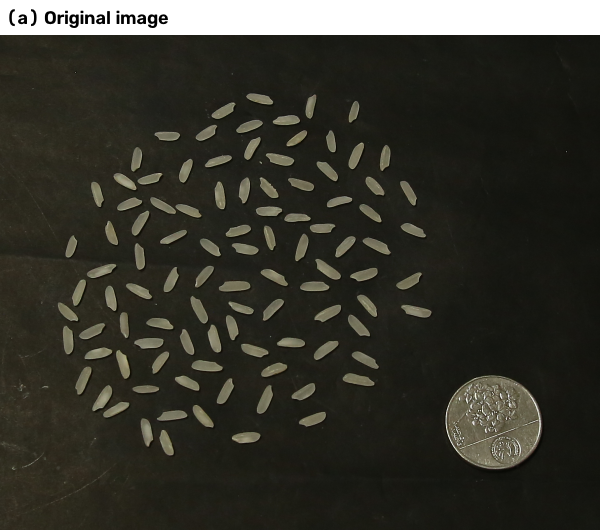
#> input picture figures/345A8883/a_original.png, 1200 x 1059 px (shown at 1/2 size)
$ python make_figure.py --photo figures/345A8883/a_original.png
#> lines starting #> are read from the running program, lines starting #| are printed output that depends on the picture; after the words box and inside, x2 and y2 are one past the last pixel; in counts of white or black regions, pixels touching at a corner belong together
#> (reads grains/seg_params.json from the repository)
### segment_grains.py
# segment_grains.py
#
# Segments every JPG in DATASET/<class>/ into individual rice-grain crops and
# writes them in the ImageFolder layout train.py expects:
#   grains/train/<class>/<photo>_gNNN.png
#   grains/val/<class>/<photo>_gNNN.png
#   grains/test/<class>/<photo>_gNNN.png
#   grains/seg_params.json             (settings, reused by test_photos.py)
#   grains/grains.csv                  (per-grain measurements + split)
#   grains/debug/<class>/<photo>.jpg   (overlay of what was kept / rejected)
#
# The train/val/test split (default 70/15/15) is done by SOURCE PHOTO, not by
# grain, so grains from one photo never appear in two sets (otherwise val/test
# accuracy is inflated).
#
# Crops are fixed-size squares centred on each grain at a common mm-per-pixel
# scale (using the coin), so grain size and shape are preserved after the
# Resize((224, 224)) in train.py. Pixels outside the grain are set to black,
# which removes neighbouring grains and cloth texture from each crop.
#
# Usage:
#   .venv/bin/python segment_grains.py
#   .venv/bin/python segment_grains.py --val-frac 0.15 --test-frac 0.15

import argparse
import csv
import glob
import json
import os
import random
import re

import cv2
import numpy as np


# ---------------------------------------------------------------
# Foreground mask: flatten uneven lighting, then threshold
# ---------------------------------------------------------------
def foreground_mask(gray, scale, steps=None):
    """steps: optional dict, filled with the intermediate images (used by
    make_figure.py to illustrate the pipeline)."""
    # Background estimate from a large median blur (window >> coin size),
    # computed at 1/8 resolution for speed then upsampled
    tiny = cv2.resize(gray, None, fx=0.125 / scale, fy=0.125 / scale,
                      interpolation=cv2.INTER_AREA)
    bg = cv2.medianBlur(tiny, 81)
    bg = cv2.resize(bg, (gray.shape[1], gray.shape[0]),
                    interpolation=cv2.INTER_LINEAR)
    diff = cv2.subtract(gray, bg)
    diff = cv2.GaussianBlur(diff, (5, 5), 0)
    t, _ = cv2.threshold(diff, 0, 255, cv2.THRESH_BINARY + cv2.THRESH_OTSU)
    t = max(t, 25)  # never go below this: keeps faint chalk/scratches out
    _, m = cv2.threshold(diff, t, 255, cv2.THRESH_BINARY)
    m = cv2.morphologyEx(m, cv2.MORPH_OPEN, np.ones((3, 3), np.uint8))
    m = cv2.morphologyEx(m, cv2.MORPH_CLOSE, np.ones((5, 5), np.uint8))
    # fill holes (bright grains sometimes have darker centres)
    cnts, _ = cv2.findContours(m, cv2.RETR_EXTERNAL, cv2.CHAIN_APPROX_SIMPLE)
    filled = np.zeros_like(m)
    cv2.drawContours(filled, cnts, -1, 255, -1)
    if steps is not None:
        steps.update(gray=gray, background=bg, corrected=diff, threshold=t,
                     binary=filled)
    return filled


def detect_coin(cnts):
    """Coin = the most circular large contour. Returns (cx, cy, r).

    Uses 4*pi*A/P^2 (perimeter-based), which is ~0.9 for the smooth coin edge
    but low for round piles of rice, whose outlines are jagged.
    """
    best = None
    for c in cnts:
        a = cv2.contourArea(c)
        if a < 2000:
            continue
        (cx, cy), r = cv2.minEnclosingCircle(c)
        fill = a / (np.pi * r * r)
        circ = 4 * np.pi * a / cv2.arcLength(c, True) ** 2
        if fill > 0.75 and circ > 0.7 and (best is None or circ > best[3]):
            best = (cx, cy, r, circ)
    return None if best is None else best[:3]


# ---------------------------------------------------------------
# Process one photo
# ---------------------------------------------------------------
def process_photo(path, args, lim, work_scale=0.5):
#> called with path = 'figures/345A8883/a_original.png', work_scale = 0.5
    img = cv2.imread(path)
#> img is the input picture: shape (1059, 1200, 3); mean B, G, R 44.2, 52.6, 53.3
    if img is None:
        return None, "unreadable"
    return process_image(img, args, lim, work_scale)


def process_image(img, args, lim, work_scale=0.5, px_per_mm=None):
    """Segment a BGR image. px_per_mm: fixed scale from a calibrated rig;
    when given, the coin is optional (still excluded if it is in view)."""
#> called with work_scale = 0.5
    H, W = img.shape[:2]
#> H = 1059; W = 1200

    small = cv2.resize(img, None, fx=work_scale, fy=work_scale,
                       interpolation=cv2.INTER_AREA)
    gray = cv2.cvtColor(small, cv2.COLOR_BGR2GRAY)
    mask_s = foreground_mask(gray, work_scale)
#> in foreground_mask, `diff = cv2.subtract(gray, bg)`:
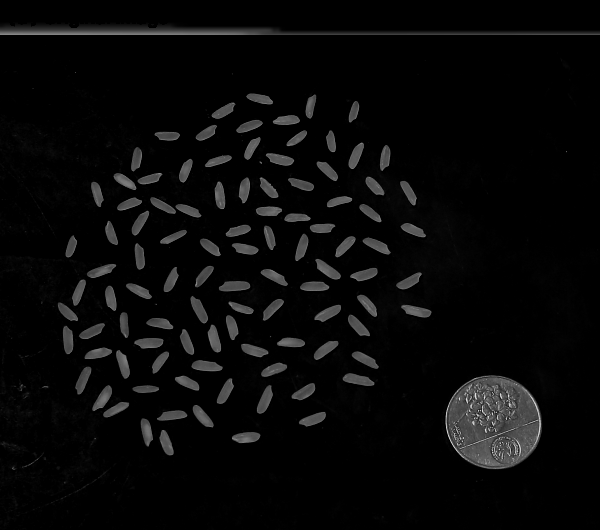
#> diff: shape (530, 600); min 0, max 228, mean 8.9
#> in foreground_mask, `t, _ = cv2.threshold(diff, 0, 255, cv2.THRESH_BINARY + cv2.THRESH_OTSU)`: t = 39
#> in foreground_mask, `_, m = cv2.threshold(diff, t, 255, cv2.THRESH_BINARY)`: m: shape (530, 600); 9.7% white; 102 white regions, largest, box (x1, y1, x2, y2) and area: (445, 375, 542, 469) 7225, (0, 28, 600, 36) 2326, (219, 281, 250, 292) 266
#> in foreground_mask, `m = cv2.morphologyEx(m, cv2.MORPH_OPEN, np.ones((3, 3), np.uint8))`:
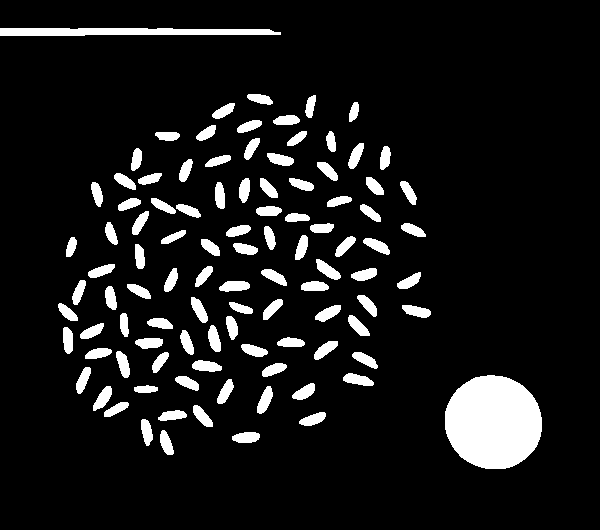
#> m: shape (530, 600); 9.5% white; 102 white regions, largest, box (x1, y1, x2, y2) and area: (445, 375, 542, 469) 7225, (0, 28, 281, 36) 1900, (219, 281, 250, 292) 266
#> in foreground_mask, `m = cv2.morphologyEx(m, cv2.MORPH_CLOSE, np.ones((5, 5), np.uint8))`: m: shape (530, 600); 9.6% white; 98 white regions
#> in foreground_mask, `cnts, _ = cv2.findContours(m, cv2.RETR_EXTERNAL, cv2.CHAIN_APPROX_SIMP..`: cnts = 98 contours; largest, box (x1, y1, x2, y2) and area: (445, 375, 542, 469) 7089, (0, 28, 281, 36) 1614, (93, 386, 129, 417) 416, (85, 348, 130, 378) 401, (151, 198, 201, 218) 350
    cnts, _ = cv2.findContours(mask_s, cv2.RETR_EXTERNAL,
                               cv2.CHAIN_APPROX_NONE)

    coin = detect_coin(cnts)
#> the loop in detect_coin, `for c in cnts:` made 98 passes
#> (a, cx, cy, r, fill, circ, best) on pass 13: (7089, 492.8, 422.6, 49.15, 0.934, 0.899, (492.8, 422.6, 49.15, 0.899))
#> a on passes 1 to 6: 218.5, 196.5, 196, 206, 191.5, 208.5
#> coin = (492.8, 422.6, 49.15)
    if coin is not None:
        ccx, ccy, cr = (v / work_scale for v in coin)
#> ccx = 985.5; ccy = 845.3; cr = 98.31
        if px_per_mm is None:
            px_per_mm = 2 * cr / args.coin_mm
#> px_per_mm = 8.55
    elif px_per_mm is None:
        return None, "no coin"

    # Full-resolution mask for precise crops
    mask = cv2.resize(mask_s, (W, H), interpolation=cv2.INTER_NEAREST)
#> mask: shape (1059, 1200); 9.6% white; 98 white regions, largest, box (x1, y1, x2, y2) and area: (890, 750, 1084, 938) 28900, (0, 56, 562, 72) 7600, (186, 772, 258, 834) 1904

    grains, rejects = [], []
    margin = int(0.01 * min(H, W))
#> margin = 10
    for c in cnts:
        c = (c.astype(np.float32) / work_scale).astype(np.int32)
        area_px = cv2.contourArea(c)
        x, y, w, h = cv2.boundingRect(c)
        area_mm2 = area_px / px_per_mm ** 2
        if area_mm2 < 1.0:          # dust / specks: ignore silently
            continue
        (cx, cy), r = cv2.minEnclosingCircle(c)
        if coin is not None and np.hypot(cx - ccx, cy - ccy) < cr * 1.2:
            continue                # the coin itself

        reason = None
        if (x < margin or y < margin or x + w > W - margin
                or y + h > H - margin):
            reason = "edge"
        elif len(c) < 5:
            reason = "tiny"
        else:
            (_, _), (d1, d2), ang = cv2.fitEllipse(c)
            length_mm = max(d1, d2) / px_per_mm
            width_mm = min(d1, d2) / px_per_mm
            hull_a = cv2.contourArea(cv2.convexHull(c))
            solidity = area_px / hull_a if hull_a else 0
            if area_mm2 > lim["max_area"]:
                reason = "too big"
            elif area_mm2 < lim["min_area"]:
                reason = "too small"
            elif solidity < lim["solidity"]:
                reason = "touching"   # two grains merged: concave outline
            elif not (lim["min_len"] <= length_mm <= lim["max_len"]):
                reason = "length"
            elif not (lim["min_width"] <= width_mm <= 4.5):
                reason = "width"
        if reason:
            rejects.append((c, reason))
            continue
        grains.append(dict(contour=c, cx=cx, cy=cy, area_mm2=area_mm2,
                           length_mm=length_mm, width_mm=width_mm,
                           aspect=length_mm / width_mm, solidity=solidity))
#> this loop made 98 passes
#> (area_px, x, y, w, h, area_mm2, cx, cy) on passes 8, 20: (1666, 186, 772, 71, 61, 22.8, 219.9, 807.3), (1604, 170, 696, 89, 59, 21.95, 214, 729)
#> (area_px, x, y, w, h, area_mm2, cx, cy) on pass 13: (28356, 890, 750, 193, 187, 388, 985.5, 845.3)

    # Keep only the main spread of grains: link grains whose centres are
    # within --link-mm of each other and keep the largest group. This drops
    # strays that rolled off the piles of other rice at the edges of the shot.
    if grains and args.link_mm > 0:
        pts = np.array([(g["cx"], g["cy"]) for g in grains])
        link = args.link_mm * px_per_mm
        d = np.hypot(*(pts[:, None, :] - pts[None, :, :]).transpose(2, 0, 1))
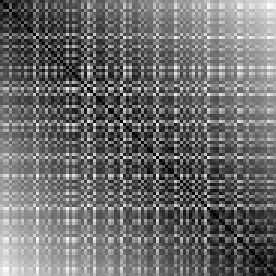
#> d: shape (92, 92) float64 (shown 3 times larger); min 0, max 764.2, mean 329; drawn with min black and max white
        group = -np.ones(len(pts), int)
        for s in range(len(pts)):
            if group[s] >= 0:
                continue
            group[s] = s
            stack = [s]
            while stack:
                i = stack.pop()
                for j in np.nonzero((d[i] < link) & (group < 0))[0]:
                    group[j] = s
                    stack.append(j)
#> this loop made 92 passes
        main = np.bincount(group).argmax()
        for g, gid in zip(grains, group):
            if gid != main:
                rejects.append((g["contour"], "stray"))
        grains = [g for g, gid in zip(grains, group) if gid == main]

    # Fixed physical window -> same mm/pixel in every crop
    win = int(round(args.crop_mm * px_per_mm))
    half = win // 2
    padded = cv2.copyMakeBorder(img, half, half, half, half,
                                cv2.BORDER_CONSTANT, value=0)
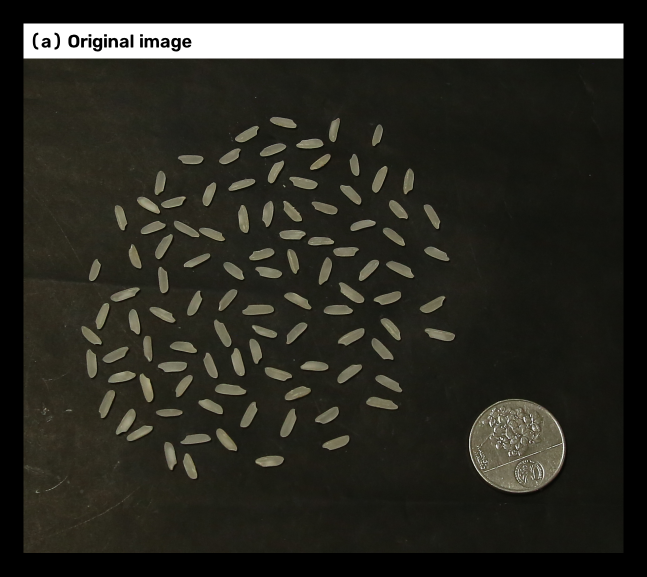
#> padded: shape (1153, 1294, 3) (shown at 1/2 size); mean B, G, R 37.7, 44.8, 45.4
    for g in grains:
        gm = np.zeros((H, W), np.uint8)
        cv2.drawContours(gm, [g["contour"]], -1, 255, -1)
        gm = cv2.dilate(gm, np.ones((5, 5), np.uint8))
        gm = cv2.copyMakeBorder(gm, half, half, half, half,
                                cv2.BORDER_CONSTANT, value=0)
        cx, cy = int(g["cx"]) + half, int(g["cy"]) + half
        crop = padded[cy - half:cy - half + win, cx - half:cx - half + win]
        cm = gm[cy - half:cy - half + win, cx - half:cx - half + win]
        if not args.keep_background:
            crop = cv2.bitwise_and(crop, crop, mask=cm)
        g["crop"] = cv2.resize(crop, (args.crop_px, args.crop_px),
                               interpolation=cv2.INTER_AREA)
#> this loop made 92 passes
#> pass 1, in process_image, `cm = gm[cy - half:cy - half + win, cx - half:cx - half + win]`:
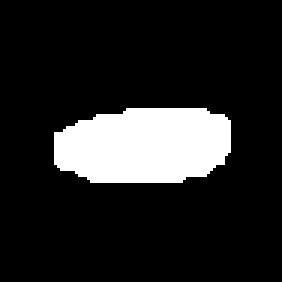
#> cm: shape (94, 94) (shown 3 times larger); 14.2% white; 1 white region, box (x1, y1, x2, y2) and area: (18, 36, 77, 61) 1256
#> after the loop: gm: shape (1153, 1294); 0.07% white; 1 white region, box (x1, y1, x2, y2) and area: (539, 233, 594, 258) 1022

    return dict(img=img, coin=(ccx, ccy, cr) if coin is not None else None,
                px_per_mm=px_per_mm,
                grains=grains, rejects=rejects), None


# [38 lines left out: function save_debug, not called in this run]


# ---------------------------------------------------------------
# Shared with test_photos.py
# ---------------------------------------------------------------
def build_parser():
    ap = argparse.ArgumentParser()
    ap.add_argument("--src", default="DATASET")
    ap.add_argument("--dst", default="grains")
    ap.add_argument("--classes", nargs="+",
                    default=["DINORADO", "JASMINE", "MALAGKIT", "DEFECTS"])
    ap.add_argument("--defect-class", default="DEFECTS",
                    help="class whose photos hold broken grains: uses the "
                         "looser --defect-* size/shape limits")
    ap.add_argument("--val-frac", type=float, default=0.15,
                    help="fraction of PHOTOS per class held out for val")
    ap.add_argument("--test-frac", type=float, default=0.15,
                    help="fraction of PHOTOS per class held out for test")
    ap.add_argument("--seed", type=int, default=42)
    ap.add_argument("--coin-mm", type=float, default=23.0,
                    help="coin diameter in mm (PH 1-peso NGC = 23.0)")
    ap.add_argument("--crop-mm", type=float, default=11.0,
                    help="side of the square crop window in mm")
    ap.add_argument("--crop-px", type=int, default=224)
    ap.add_argument("--min-area-mm2", type=float, default=4.0)
    ap.add_argument("--max-area-mm2", type=float, default=25.0)
    ap.add_argument("--min-len-mm", type=float, default=3.5)
    ap.add_argument("--max-len-mm", type=float, default=10.5)
    ap.add_argument("--defect-min-area-mm2", type=float, default=1.5)
    ap.add_argument("--defect-min-len-mm", type=float, default=1.5)
    ap.add_argument("--link-mm", type=float, default=15.0,
                    help="max gap between grains of the main spread "
                         "(0 = keep every grain, no stray filtering)")
    ap.add_argument("--keep-background", action="store_true",
                    help="don't black out pixels outside the grain")
    ap.add_argument("--debug-only", action="store_true",
                    help="only redraw <dst>/debug/ images; leave the crops, "
                         "grains.csv and seg_params.json untouched")
    ap.add_argument("--limit", type=int, default=0,
                    help="only process N photos per class (for testing)")
    return ap


def class_limits(args, loose):
    """Size/shape limits. loose=True keeps broken grains (short, angular)."""
    lim = dict(min_area=args.min_area_mm2, max_area=args.max_area_mm2,
               min_len=args.min_len_mm, max_len=args.max_len_mm,
               min_width=1.0, solidity=0.88)
    if loose:
        lim.update(min_area=args.defect_min_area_mm2,
                   min_len=args.defect_min_len_mm,
                   min_width=0.8, solidity=0.80)
    return lim


# [11 lines left out: functions list_photos, safe_name, not called in this run]


# ---------------------------------------------------------------
# Main
# ---------------------------------------------------------------
SPLITS = ("train", "val", "test")

# Varieties present in each defect photo, keyed by filename prefix. The
# DINORADO* and JASMINE* defect photos contain broken grains of both varieties
# mixed together; only the MALAGKIT one is a single variety. This only fills
# the "variety" column of grains.csv: the training label is "defects" either way.
DEFECT_VARIETIES = {
    "DINORADO": "jasmine+dinorado",
    "JASMINE": "jasmine+dinorado",
    "MALAGKIT": "malagkit",
}


# [85 lines left out: function main, not called in this run]


# [2 lines that do not run on import are left out]

### make_figure.py
# make_figure.py
#
# Renders the segmentation pipeline stages of one photo as figure panels for
# the paper, using the exact functions in segment_grains.py:
#   (a) original            (b) illumination-corrected (background subtracted)
#   (c) binary mask         (d) result: kept grains green, rejected red, coin blue
#   (e) resulting 224x224 crops
#
# Usage:
#   .venv/bin/python make_figure.py --photo DATASET/JASMINE/345A8883.JPG
#
# Writes figures/<photo>/: a_original.png ... e_crops.png, figure.png (all
# panels combined) and a_original_full.png (whole frame with the zoom area).

import argparse
import json
import os
from types import SimpleNamespace

import cv2
import numpy as np

from segment_grains import (build_parser, class_limits, foreground_mask,
                            process_photo)

WORK = 0.5  # working scale used by process_photo


def label(img, text, width):
    """Resize a panel to `width` and put a caption bar above it."""
    h = int(img.shape[0] * width / img.shape[1])
    img = cv2.resize(img, (width, h), interpolation=cv2.INTER_AREA)
    if img.ndim == 2:
        img = cv2.cvtColor(img, cv2.COLOR_GRAY2BGR)
    bar = np.full((70, width, 3), 255, np.uint8)
    cv2.putText(bar, text, (12, 48), cv2.FONT_HERSHEY_SIMPLEX, 1.25, (0, 0, 0),
                2, cv2.LINE_AA)
    return np.vstack([bar, img])


def main():
    ap = argparse.ArgumentParser()
    ap.add_argument("--photo", default="DATASET/JASMINE/345A8883.JPG")
    ap.add_argument("--seg-params", default="grains/seg_params.json")
    ap.add_argument("--out", default="figures")
    ap.add_argument("--defects", action="store_true",
                    help="use the broken-grain limits (DEFECTS photos)")
    ap.add_argument("--panel-width", type=int, default=1200)
    args = ap.parse_args()

    seg = vars(build_parser().parse_args([]))
    if os.path.exists(args.seg_params):
        with open(args.seg_params) as f:
            seg.update(json.load(f))
    seg = SimpleNamespace(**seg)

    res, err = process_photo(args.photo, seg, class_limits(seg, args.defects))
    if err:
        raise SystemExit(f"{args.photo}: {err}")
    img = res["img"]
    H, W = img.shape[:2]

    # intermediate images, from the same function process_photo uses
    small = cv2.resize(img, None, fx=WORK, fy=WORK, interpolation=cv2.INTER_AREA)
    steps = {}
    foreground_mask(cv2.cvtColor(small, cv2.COLOR_BGR2GRAY), WORK, steps)

    # zoom area: all kept grains + coin, with a margin
    pts = np.vstack([g["contour"].reshape(-1, 2) for g in res["grains"]])
    if res["coin"] is not None:
        cx, cy, r = res["coin"]
        pts = np.vstack([pts, [[cx - r, cy - r], [cx + r, cy + r]]])
    x0, y0 = pts.min(0)
    x1, y1 = pts.max(0)
    m = 0.12 * max(x1 - x0, y1 - y0)
    x0, y0 = int(max(0, x0 - m)), int(max(0, y0 - m))
    x1, y1 = int(min(W, x1 + m)), int(min(H, y1 + m))
    roi = lambda a, k=1.0: a[int(y0 * k):int(y1 * k), int(x0 * k):int(x1 * k)]

    # (b) is dim (values above background only): stretch for display
    corr = steps["corrected"].astype(np.float32)
    corr = np.clip(corr * 255.0 / max(np.percentile(corr, 99.9), 1), 0, 255)
    corr = corr.astype(np.uint8)

    # (d) result overlay, drawn at full resolution
    res_vis = img.copy()
    lw = max(2, int(W / 1000))
    if res["coin"] is not None:
        cv2.circle(res_vis, (int(cx), int(cy)), int(r), (255, 80, 0), lw * 2)
    cv2.drawContours(res_vis, [g["contour"] for g in res["grains"]], -1,
                     (0, 255, 0), lw)
    cv2.drawContours(res_vis, [c for c, _ in res["rejects"]], -1,
                     (0, 0, 255), lw)

    # (e) crops of this photo, as saved in grains/
    crops = [g["crop"] for g in res["grains"][:10]]
    strip = np.hstack([np.pad(c, ((4, 4), (4, 4), (0, 0)),
                              constant_values=255) for c in crops])

    name = os.path.splitext(os.path.basename(args.photo))[0]
    out = f"{args.out}/{name}"
    os.makedirs(out, exist_ok=True)
    pw = args.panel_width
    n_rej = len(res["rejects"])
    panels = {
        "a_original": label(roi(img), "(a) Original image", pw),
        "b_corrected": label(roi(corr, WORK), "(b) Illumination-corrected", pw),
        "c_binary": label(roi(steps["binary"], WORK),
                          f"(c) Binary mask (Otsu, T={steps['threshold']:.0f})",
                          pw),
        "d_result": label(roi(res_vis),
                          f"(d) Result: {len(res['grains'])} grains kept"
                          + (f", {n_rej} rejected" if n_rej else ""), pw),
    }
#> call 4 of label, with text = '(d) Result: 92 grains kept, 5 rejected', width = 1200
#> in label (call 4), `cv2.putText(bar, text, (12, 48), cv2.FONT_HERSHEY_SIMPLEX, 1.25, (0, 0..`:
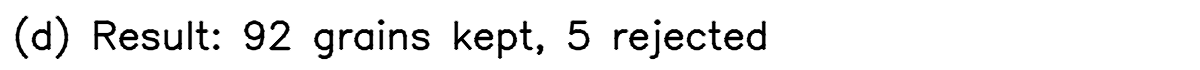
#> bar: shape (70, 1200, 3); min 0, max 255, mean 237.3
    for k, v in panels.items():
        cv2.imwrite(f"{out}/{k}.png", v)
#> this loop made 4 passes
    e = label(strip, "(e) Extracted grain images (224 x 224 px)", 2 * pw + 20)
#> in label (call 5), `return np.vstack([bar, img])`:
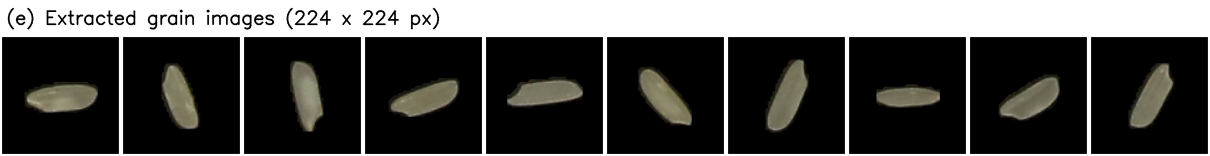
#> returned value: shape (312, 2420, 3) (shown at 1/2 size); mean of channels 0, 1, 2 76.1, 78, 78.3; drawn as B, G, R
    cv2.imwrite(f"{out}/e_crops.png", e)

    gap = np.full((panels["a_original"].shape[0], 20, 3), 255, np.uint8)
#> (the run stopped early here; a loop or call above may not have finished)
